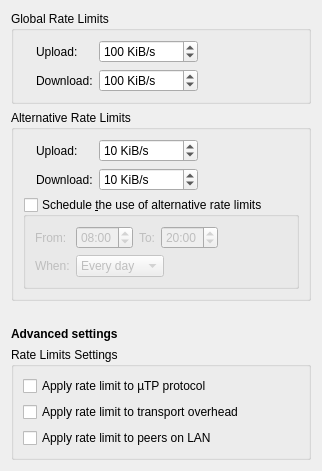
          <widget class="QWidget" name="scrollAreaWidgetContents_9">
           <property name="geometry">
            <rect>
             <x>0</x>
             <y>0</y>
             <width>302</width>
             <height>408</height>
            </rect>
           </property>
           <layout class="QVBoxLayout" name="verticalLayout_5">
            <item>
             <widget class="QGroupBox" name="rateLimitBox">
              <property name="title">
               <string>Global Rate Limits</string>
              </property>
              <layout class="QGridLayout" name="rateLimitBoxLayout">
               <item row="0" column="0" rowspan="2">
                <widget class="QLabel" name="labelGlobalRate"/>
               </item>
               <item row="0" column="1">
                <widget class="QLabel" name="label_10">
                 <property name="text">
                  <string>Upload:</string>
                 </property>
                </widget>
               </item>
               <item row="0" column="2">
                <widget class="QSpinBox" name="spinUploadLimit">
                 <property name="specialValueText">
                  <string>∞</string>
                 </property>
                 <property name="suffix">
                  <string> KiB/s</string>
                 </property>
                 <property name="maximum">
                  <number>2000000</number>
                 </property>
                 <property name="stepType">
                  <enum>QAbstractSpinBox::StepType::AdaptiveDecimalStepType</enum>
                 </property>
                 <property name="value">
                  <number>100</number>
                 </property>
                </widget>
               </item>
               <item row="0" column="3">
                <spacer name="horizontalSpacer">
                 <property name="orientation">
                  <enum>Qt::Orientation::Horizontal</enum>
                 </property>
                 <property name="sizeHint" stdset="0">
                  <size>
                   <width>40</width>
                   <height>20</height>
                  </size>
                 </property>
                </spacer>
               </item>
               <item row="1" column="1">
                <widget class="QLabel" name="label_11">
                 <property name="text">
                  <string>Download:</string>
                 </property>
                </widget>
               </item>
               <item row="1" column="2">
                <widget class="QSpinBox" name="spinDownloadLimit">
                 <property name="specialValueText">
                  <string>∞</string>
                 </property>
                 <property name="suffix">
                  <string> KiB/s</string>
                 </property>
                 <property name="maximum">
                  <number>2000000</number>
                 </property>
                 <property name="stepType">
                  <enum>QAbstractSpinBox::StepType::AdaptiveDecimalStepType</enum>
                 </property>
                 <property name="value">
                  <number>100</number>
                 </property>
                </widget>
               </item>
              </layout>
             </widget>
            </item>
            <item>
             <widget class="QGroupBox" name="altRateLimitBox">
              <property name="title">
               <string>Alternative Rate Limits</string>
              </property>
              <layout class="QGridLayout" name="gridLayout_6">
               <item row="0" column="0" rowspan="2">
                <widget class="QLabel" name="labelAltRate"/>
               </item>
               <item row="0" column="1">
                <widget class="QLabel" name="label_13">
                 <property name="text">
                  <string>Upload:</string>
                 </property>
                </widget>
               </item>
               <item row="0" column="2">
                <widget class="QSpinBox" name="spinUploadLimitAlt">
                 <property name="specialValueText">
                  <string>∞</string>
                 </property>
                 <property name="suffix">
                  <string> KiB/s</string>
                 </property>
                 <property name="maximum">
                  <number>2000000</number>
                 </property>
                 <property name="stepType">
                  <enum>QAbstractSpinBox::StepType::AdaptiveDecimalStepType</enum>
                 </property>
                 <property name="value">
                  <number>10</number>
                 </property>
                </widget>
               </item>
               <item row="0" column="3">
                <spacer name="horizontalSpacer_5">
                 <property name="orientation">
                  <enum>Qt::Orientation::Horizontal</enum>
                 </property>
                 <property name="sizeHint" stdset="0">
                  <size>
                   <width>40</width>
                   <height>20</height>
                  </size>
                 </property>
                </spacer>
               </item>
               <item row="1" column="1">
                <widget class="QLabel" name="label_14">
                 <property name="text">
                  <string>Download:</string>
                 </property>
                </widget>
               </item>
               <item row="1" column="2">
                <widget class="QSpinBox" name="spinDownloadLimitAlt">
                 <property name="specialValueText">
                  <string>∞</string>
                 </property>
                 <property name="suffix">
                  <string> KiB/s</string>
                 </property>
                 <property name="maximum">
                  <number>2000000</number>
                 </property>
                 <property name="stepType">
                  <enum>QAbstractSpinBox::StepType::AdaptiveDecimalStepType</enum>
                 </property>
                 <property name="value">
                  <number>10</number>
                 </property>
                </widget>
               </item>
               <item row="2" column="0" colspan="4">
                <widget class="QGroupBox" name="groupBoxSchedule">
                 <property name="title">
                  <string>Schedule &amp;the use of alternative rate limits</string>
                 </property>
                 <property name="checkable">
                  <bool>true</bool>
                 </property>
                 <property name="checked">
                  <bool>false</bool>
                 </property>
                 <layout class="QGridLayout" name="gridLayout_7">
                  <item row="0" column="0">
                   <widget class="QLabel" name="label_6">
                    <property name="toolTip">
                     <string>Start time</string>
                    </property>
                    <property name="text">
                     <string comment="From start time">From:</string>
                    </property>
                   </widget>
                  </item>
                  <item row="0" column="1">
                   <widget class="QTimeEdit" name="timeEditScheduleFrom">
                    <property name="wrapping">
                     <bool>true</bool>
                    </property>
                    <property name="displayFormat">
                     <string notr="true">hh:mm</string>
                    </property>
                    <property name="calendarPopup">
                     <bool>false</bool>
                    </property>
                    <property name="time">
                     <time>
                      <hour>8</hour>
                      <minute>0</minute>
                      <second>0</second>
                     </time>
                    </property>
                   </widget>
                  </item>
                  <item row="0" column="2">
                   <widget class="QLabel" name="label_17">
                    <property name="toolTip">
                     <string>End time</string>
                    </property>
                    <property name="text">
                     <string comment="To end time">To:</string>
                    </property>
                   </widget>
                  </item>
                  <item row="0" column="3">
                   <widget class="QTimeEdit" name="timeEditScheduleTo">
                    <property name="wrapping">
                     <bool>true</bool>
                    </property>
                    <property name="displayFormat">
                     <string notr="true">hh:mm</string>
                    </property>
                    <property name="time">
                     <time>
                      <hour>20</hour>
                      <minute>0</minute>
                      <second>0</second>
                     </time>
                    </property>
                   </widget>
                  </item>
                  <item row="0" column="4">
                   <spacer name="horizontalSpacer_8">
                    <property name="orientation">
                     <enum>Qt::Orientation::Horizontal</enum>
                    </property>
                    <property name="sizeHint" stdset="0">
                     <size>
                      <width>40</width>
                      <height>20</height>
                     </size>
                    </property>
                   </spacer>
                  </item>
                  <item row="1" column="0">
                   <widget class="QLabel" name="label_18">
                    <property name="text">
                     <string>When:</string>
                    </property>
                   </widget>
                  </item>
                  <item row="1" column="1" colspan="3">
                   <widget class="QComboBox" name="comboBoxScheduleDays">
                    <property name="sizePolicy">
                     <sizepolicy hsizetype="Fixed" vsizetype="Fixed">
                      <horstretch>0</horstretch>
                      <verstretch>0</verstretch>
                     </sizepolicy>
                    </property>
                    <item>
                     <property name="text">
                      <string>Every day</string>
                     </property>
                    </item>
                    <item>
                     <property name="text">
                      <string>Weekdays</string>
                     </property>
                    </item>
                    <item>
                     <property name="text">
                      <string>Weekends</string>
                     </property>
                    </item>
                   </widget>
                  </item>
                 </layout>
                </widget>
               </item>
              </layout>
             </widget>
            </item>
            <item>
             <spacer name="verticalLayout_5AdvancedGap">
              <property name="orientation">
               <enum>Qt::Orientation::Vertical</enum>
              </property>
              <property name="sizeType">
               <enum>QSizePolicy::Policy::Fixed</enum>
              </property>
              <property name="sizeHint" stdset="0">
               <size>
                <width>20</width>
                <height>20</height>
               </size>
              </property>
             </spacer>
            </item>
            <item>
             <widget class="QLabel" name="verticalLayout_5AdvancedHeading">
              <property name="font">
               <font>
                <bold>true</bold>
               </font>
              </property>
              <property name="text">
               <string>Advanced settings</string>
              </property>
             </widget>
            </item>
            <item>
             <widget class="QGroupBox" name="rateLimitsGroupBox">
              <property name="title">
               <string>Rate Limits Settings</string>
              </property>
              <layout class="QVBoxLayout" name="verticalLayout_30">
               <item>
                <widget class="QCheckBox" name="checkLimituTPConnections">
                 <property name="text">
                  <string>Apply rate limit to µTP protocol</string>
                 </property>
                </widget>
               </item>
               <item>
                <widget class="QCheckBox" name="checkLimitTransportOverhead">
                 <property name="text">
                  <string>Apply rate limit to transport overhead</string>
                 </property>
                </widget>
               </item>
               <item>
                <widget class="QCheckBox" name="checkLimitLocalPeerRate">
                 <property name="text">
                  <string>Apply rate limit to peers on LAN</string>
                 </property>
                </widget>
               </item>
              </layout>
             </widget>
            </item>
            <item>
             <spacer name="verticalSpacer_2">
              <property name="orientation">
               <enum>Qt::Orientation::Vertical</enum>
              </property>
              <property name="sizeHint" stdset="0">
               <size>
                <width>20</width>
                <height>40</height>
               </size>
              </property>
             </spacer>
            </item>
           </layout>
          </widget>
